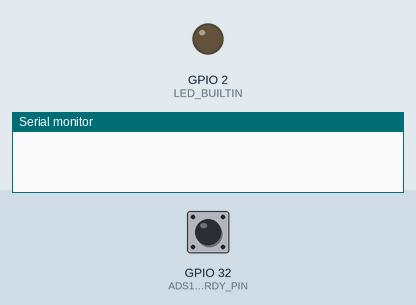
This program was run on a simulated ESP32. Shown: output pins drawn as LEDs (lit = HIGH), the last lines printed to the serial monitor. Dashed ring = blinking. Inputs (shaded band) come from the test bench; at power-on: GPIO 32 (ADS1293_DRDY_PIN) HIGH. Nothing arrives over Bluetooth unless stated; a phone connects over Bluetooth LE 3 s after start; pins used as bus, display or sensor lines are not drawn.

Above: at 0.0 s.
At 2.2 s:
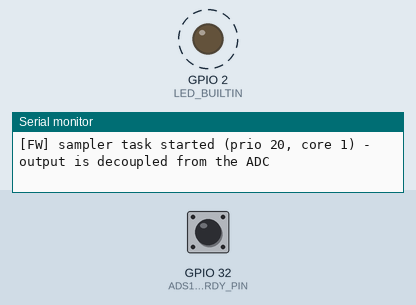
2.3 s: GPIO 32 (ADS1293_DRDY_PIN) pulsed LOW 5 times (0.12 s each, 0.3 s apart)
Timing chart, 0 to 11.5 s (numbered marks = the images above; inputs shaded):
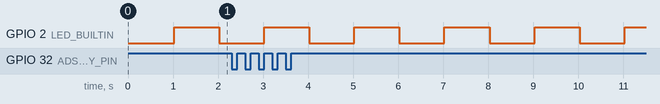

The program:

main.cpp
```cpp
// ============================================================
// CYPHIX production firmware v3 — dual Lead II + dedicated RLD
//
// v2 plus ONE measured channel and ONE BLE characteristic. Everything a v2
// client can see is byte-identical: same device name, same service, same legacy
// characteristic, same 16 x 9 B packets, same Serial/SPP CSV line. A v2 app —
// including every build ever shipped — cannot tell the difference, except that
// the trace is quieter because the RLD finally has its own electrode.
//
//   CH1 Lead I (IN2-IN1) · CH2 Lead II-a (IN3-IN1) · CH3 Lead II-b (IN4-IN1)
//   RLD -> IN6.   See src/ads1293.cpp for the electrode plan and why v3 NEEDS
//   the second cable.
//
// WHY A SECOND CHARACTERISTIC instead of a wider sample on the old one: the web
// client of the day chose its stride with `len-2 >= count*9 ? 9 : 5`, so a
// 13-byte sample would have been read as 9-byte samples and drawn as garbage,
// silently. A new characteristic cannot be misread by anyone: old apps never
// look at it, new apps prefer it and fall back to the legacy one on v2 firmware.
// A client subscribes to ONE of the two; notify() on the other is a no-op.
// ============================================================

#include "main.h"
#include <SPI.h>
#include <BluetoothSerial.h>
#include <BLEDevice.h>
#include <BLEServer.h>
#include <BLEUtils.h>
#include <BLE2902.h>

#define FW_VERSION "3.0.1"

// ============ Bluetooth Classic (SPP) — kept for Python/PC ============
BluetoothSerial SerialBT;
static volatile bool bt_connected = false;

void btCallback(esp_spp_cb_event_t event, esp_spp_cb_param_t *param) {
  if (event == ESP_SPP_SRV_OPEN_EVT) {
    bt_connected = true;
    Serial.println("[BT-SPP] Client connected!");
  } else if (event == ESP_SPP_CLOSE_EVT) {
    bt_connected = false;
    Serial.println("[BT-SPP] Client disconnected!");
  }
}

// ============ BLE GATT ============
#define ECG_SERVICE_UUID    "4fafc201-1fb5-459e-8fcc-c5c9c331914b"
#define ECG_DATA_CHAR_UUID  "beb5483e-36e1-4688-b7f5-ea07361b26a8"  // legacy, FROZEN
#define ECG_DATA3_CHAR_UUID "beb5483f-36e1-4688-b7f5-ea07361b26a8"  // v3: three channels

BLEServer*         pServer   = NULL;
BLECharacteristic* pEcgChar  = NULL;
BLECharacteristic* pEcg3Char = NULL;
static volatile bool ble_connected = false;

// ---- legacy packet: [seq:1][count:1][samples: count x 9] — UNCHANGED from v2 ----
// Each sample: int32_le(LeadI_uV) + int32_le(LeadII_uV) + uint8(LOD)
// 2 + 16x9 = 146 B, inside the 182 B ATT payload of the negotiated MTU 185.
#define BLE_SAMPLES_PER_PACKET 16
static uint8_t  ble_buf[2 + BLE_SAMPLES_PER_PACKET * 9];
static uint8_t  ble_idx = 0;
static uint8_t  ble_seq = 0;

// ---- 3-channel packet: [seq:1][count:1][flags:1][rsv:1][samples: count x 13] ----
// Each sample: int32_le(LeadI) + int32_le(LeadII-a) + int32_le(LeadII-b) + uint8(LOD), uV
// 4 + 12x13 = 160 B — the exact size both playground builds streamed with zero
// sequence gaps at this MTU. 320 Hz / 12 -> one notification every 37.5 ms.
// Mirrors CYPHIX_SHARED/src/ble/protocol.ts (parseEcgPacket3). Change both or neither.
#define BLE3_SAMPLES_PER_PACKET 12
#define BLE3_SAMPLE_BYTES       13
#define BLE3_HEADER_BYTES        4
static uint8_t  ble3_buf[BLE3_HEADER_BYTES + BLE3_SAMPLES_PER_PACKET * BLE3_SAMPLE_BYTES];
static uint8_t  ble3_idx = 0;
static uint8_t  ble3_seq = 0;

#define ECG3_FLAG_ADS_OK          0x01
#define ECG3_FLAG_SAMPLES_MISSED  0x02  // the MCU fell behind the ADC since the last packet
#define ECG3_FLAG_RLD_FAULT       0x08  // RLD rail / common-mode out of range: RLD electrode most likely off
static uint8_t  ble3_flags_sticky = 0;  // per-packet flags, cleared once the packet is sent

class ECGBLECallbacks : public BLEServerCallbacks {
  void onConnect(BLEServer* s) override {
    ble_connected = true;
    ble_idx = 0;
    ble3_idx = 0;
    Serial.println("[BLE] Web client connected!");
    // Allow more connections
    BLEDevice::startAdvertising();
  }
  void onDisconnect(BLEServer* s) override {
    ble_connected = false;
    ble_idx = 0;
    ble3_idx = 0;
    Serial.println("[BLE] Web client disconnected!");
    BLEDevice::startAdvertising();
  }
};

// ============================================================
// ESP32 DSP — Minimal Path (RAW output, all filtering in the apps)
// Fs_in = 1280 Hz (ADS1293: R1=4, R2=5, R3=8)
//
// 1. Median5         — single-sample ADC spike / impulse removal
// 2. Avg Decimate /4 — accumulate 4 samples, output mean → 320 Hz
// 3. Einthoven       — 6-lead derivation (I,II,III,aVR,aVL,aVF), from Lead II-a
//
// The third channel goes through the IDENTICAL median + decimation as the other
// two: the apps fuse II-a and II-b sample by sample, and two copies that had been
// filtered differently would disagree about the heart, not just about the noise.
// ============================================================

// ----- 5-point median filter (spike & impulse removal) -----
// Covers 3.9 ms at 1280 Hz — safe for QRS (80-120 ms wide)
struct MedianState {
  float buf[5] = {0,0,0,0,0};
  uint8_t idx = 0;
};

static MedianState med_ch1, med_ch2, med_ch3;

// ----- ADC to mV conversion -----
static const float ADC_MAX = 0xC35000;
static float convert_to_mv(uint32_t raw) {
  return ((float)raw / ADC_MAX - 0.5f) * 48000.0f / 35.0f;
}

static float median5(float a, float b, float c, float d, float e) {
  // Sort 5 values using sorting network (optimal for 5 elements)
  float t;
  if (a > b) { t=a; a=b; b=t; }
  if (c > d) { t=c; c=d; d=t; }
  if (a > c) { t=a; a=c; c=t; t=b; b=d; d=t; }
  if (b > e) { t=b; b=e; e=t; }
  if (b > c) { t=b; b=c; c=t; }
  if (d > e) { t=d; d=e; e=t; }
  // Median is c
  if (c > d) { c = d; }
  if (b > c) { c = b; }
  return c;
}

static float median_process(MedianState &s, float x) {
  s.buf[s.idx] = x;
  s.idx = (s.idx + 1) % 5;
  return median5(s.buf[0], s.buf[1], s.buf[2], s.buf[3], s.buf[4]);
}

// ----- Averaging decimation (not skip-decimation) -----
// Accumulate DECIM_FACTOR samples, then output average.
// Gives ~6 dB noise reduction vs just picking every Nth sample.
static uint8_t decim_count = 0;
static const uint8_t DECIM_FACTOR = 4;
static float acc_ch1 = 0.0f, acc_ch2 = 0.0f, acc_ch3 = 0.0f;  // accumulators

// ============================================================
// v3.0.1 — SAMPLING IS ITS OWN TASK. Measured on the bench, 2026-09-18:
//
//   no BLE client ............ 320.2 Hz
//   a BLE client subscribed .. 306-309 Hz   <- a 4 % TIME-BASE ERROR
//
// Until now ONE task did everything: wait for DRDY, read the ADC, then format
// the CSV, write Serial + SPP and call setValue()/notify(). The ADS1293 holds
// only its LATEST conversion, so every time the output half ran longer than
// one 1280 Hz period (781 us) a conversion was overwritten before anyone read
// it. Nothing was lost on the radio - `seq` stayed perfect, the trace looked
// clean - the 320 Hz stream simply ran slow, by about one conversion per
// notify() call. Every interval an app measured was short by that fraction and
// every heart rate high by it. v2 has the same flaw at ~1.7 % (one notify per
// 16 samples); v3.0.0 made it 4 % by adding a second characteristic.
//
// Now a high-priority task owns DRDY -> SPI -> median -> decimate and hands
// finished 320 Hz samples to loop() through a queue. loop() can take as long
// as BLE likes; the sampler preempts it. The SPI bus has exactly one user
// after setup() - this task - which is why it is started LAST in setup().
// ============================================================
struct EcgSample {
  float   lead_i, lead_ii, lead_ii_b;  // mV, after median + decimation
  uint8_t lod_raw;                     // ERROR_LOD & 0x0F
  uint8_t misc;                        // ERROR_MISC & (CMOR | RLDRAIL)
  uint8_t missed;                      // a 1280 Hz conversion was lost making this sample
};

static QueueHandle_t  sample_queue = NULL;
static TaskHandle_t   sample_task  = NULL;
static volatile bool  queue_overflowed = false;
static const uint16_t SAMPLE_QUEUE_DEPTH = 128;  // 0.4 s of output stall before anything is dropped

static void SampleTask(void *pvParameters) {
  bool missed = false;
  for (;;) {
    uint32_t pending = ulTaskNotifyTake(pdTRUE, portMAX_DELAY);
    if (pending == 0) continue;
    // More than one pending DRDY: a conversion came and went unread. `seq`
    // cannot show this, so it travels in the packet flags.
    if (pending > 1) missed = true;

    // --- Read raw ADC from ADS1293: CH1, CH2, CH3 in one data-loop burst ---
    byte raw[9];
    ads1293::Read_Data_Stream(raw, 9);

    uint32_t raw1 = ((uint32_t)raw[0] << 16) | ((uint32_t)raw[1] << 8) | (uint32_t)raw[2];
    uint32_t raw2 = ((uint32_t)raw[3] << 16) | ((uint32_t)raw[4] << 8) | (uint32_t)raw[5];
    uint32_t raw3 = ((uint32_t)raw[6] << 16) | ((uint32_t)raw[7] << 8) | (uint32_t)raw[8];

    // --- Convert to mV, median filter (remove single-sample spikes) ---
    float mv1 = median_process(med_ch1, convert_to_mv(raw1));
    float mv2 = median_process(med_ch2, convert_to_mv(raw2));
    float mv3 = median_process(med_ch3, convert_to_mv(raw3));

    // --- Averaging decimation: accumulate, then output mean ---
    acc_ch1 += mv1;
    acc_ch2 += mv2;
    acc_ch3 += mv3;
    decim_count++;
    if (decim_count < DECIM_FACTOR) continue;

    EcgSample s;
    s.lead_i    = acc_ch1 / (float)DECIM_FACTOR;
    s.lead_ii   = acc_ch2 / (float)DECIM_FACTOR;
    s.lead_ii_b = acc_ch3 / (float)DECIM_FACTOR;
    acc_ch1 = 0.0f;
    acc_ch2 = 0.0f;
    acc_ch3 = 0.0f;
    decim_count = 0;

    // The status registers are read HERE, not in loop(): one SPI user, no lock.
    // ERROR_LOD: bit0 = IN1 (RA), bit1 = IN2 (LA), bit2 = IN3 (LL#1), bit3 = IN4 (LL#2)
    s.lod_raw = ads1293::Read_LOD_Status() & 0x0F;
    s.misc    = ads1293::Read_Error_Misc() & (ERROR_MISC_CMOR | ERROR_MISC_RLDRAIL);
    s.missed  = missed ? 1 : 0;
    missed = false;

    // Never block the sampler on the consumer. A full queue means loop() has
    // been stalled for 0.4 s; the sample is dropped and the next packet says so.
    if (xQueueSend(sample_queue, &s, 0) != pdTRUE) queue_overflowed = true;
  }
}

void setup() {
  Serial.begin(256000);
  delay(1000);
  Serial.println("=== ESP32 ADS1293 DSP Starting ===");
  Serial.println("[FW] CYPHIX v" FW_VERSION " - dual Lead II (IN3,IN4 vs IN1) + dedicated RLD on IN6");

  // ── Initialize Bluetooth Classic (SPP) for Python/PC ──
  SerialBT.register_callback(btCallback);
  if (!SerialBT.begin("ESP32_ECG_Monitor")) {
    Serial.println("[BT-SPP] Init FAILED!");
  } else {
    Serial.println("[BT-SPP] OK - Name: ESP32_ECG_Monitor");
  }

  // ── Initialize BLE GATT ──
  BLEDevice::init("BeatAlign ECG");
  BLEDevice::setMTU(185);
  pServer = BLEDevice::createServer();
  pServer->setCallbacks(new ECGBLECallbacks());

  BLEService* pService = pServer->createService(ECG_SERVICE_UUID);
  pEcgChar = pService->createCharacteristic(
    ECG_DATA_CHAR_UUID,
    BLECharacteristic::PROPERTY_NOTIFY | BLECharacteristic::PROPERTY_READ
  );
  pEcgChar->addDescriptor(new BLE2902());
  pEcg3Char = pService->createCharacteristic(
    ECG_DATA3_CHAR_UUID,
    BLECharacteristic::PROPERTY_NOTIFY | BLECharacteristic::PROPERTY_READ
  );
  pEcg3Char->addDescriptor(new BLE2902());
  pService->start();

  BLEAdvertising* pAdv = BLEDevice::getAdvertising();
  pAdv->addServiceUUID(ECG_SERVICE_UUID);
  pAdv->setScanResponse(true);
  pAdv->setMinPreferred(0x06);
  BLEDevice::startAdvertising();
  Serial.println("[BLE] Advertising - Name: BeatAlign ECG");

  ads1293::spi_Init(18, 19, 23, 4);
  Serial.println("SPI Init OK");

  attachInterrupt(digitalPinToInterrupt(ADS1293_DRDY_PIN), DRDYHandler, FALLING);
  Serial.println("Interrupt attached");

  vTaskPrioritySet(NULL, 1);
  loop_task = xTaskGetCurrentTaskHandle();
  xTaskCreate(LEDTask, "LED", 2048, NULL, 4, NULL);

  Serial.print("DRDY Pin: "); Serial.println(ADS1293_DRDY_PIN);
  Serial.print("CS Pin: ");   Serial.println(ADS1293_CSB_PIN);

  ads1293::Init(&is_ads1293_init);
  Serial.print("ADS1293 Init: ");
  Serial.println(is_ads1293_init ? "OK" : "FAIL");

  // Read the electrode plan BACK from the chip: a register that did not take is
  // a wrong lead on the patient's report, and only the chip knows.
  Serial.print("REVID=0x");       Serial.println(ads1293::Reg_Read(REVID), HEX);
  Serial.print("FLEX_CH1_CN=0x"); Serial.println(ads1293::Reg_Read(FLEX_CH1_CN), HEX);
  Serial.print("FLEX_CH2_CN=0x"); Serial.println(ads1293::Reg_Read(FLEX_CH2_CN), HEX);
  Serial.print("FLEX_CH3_CN=0x"); Serial.println(ads1293::Reg_Read(FLEX_CH3_CN), HEX);
  Serial.print("RLD_CN=0x");      Serial.println(ads1293::Reg_Read(RLD_CN), HEX);
  Serial.print("CMDET_EN=0x");    Serial.println(ads1293::Reg_Read(CMDET_EN), HEX);
  Serial.print("LOD_EN=0x");      Serial.println(ads1293::Reg_Read(LOD_EN), HEX);
  Serial.print("AFE_SHDN_CN=0x"); Serial.println(ads1293::Reg_Read(AFE_SHDN_CN), HEX);
  Serial.print("CH_CNFG=0x");     Serial.println(ads1293::Reg_Read(CH_CNFG), HEX);
  Serial.print("ERROR_LOD=0x");   Serial.println(ads1293::Reg_Read(ERROR_LOD), HEX);

  Serial.println("DSP (ESP32): Median5 + AvgDecim/4 -> 320 Hz  |  RAW mV output");
  Serial.println("Output: LeadI,LeadII,LeadIII,aVR,aVL,aVF,LOD (uV)");
  Serial.println("[BLE] legacy char: 16 samples x 9 bytes (int32 uV) @ 20 Hz");
  Serial.println("[BLE] 3-ch char:   12 samples x 13 bytes (int32 uV) @ 26.7 Hz");

  // LAST, on purpose: every Reg_Read above shares the SPI bus, and from here on
  // the sampler is its only user. Same core as loop() (1) so priority alone
  // decides who runs; the Bluetooth stack lives on core 0.
  sample_queue = xQueueCreate(SAMPLE_QUEUE_DEPTH, sizeof(EcgSample));
  xTaskCreatePinnedToCore(SampleTask, "ECG-sample", 4096, NULL, 20, &sample_task, 1);
  Serial.println("[FW] sampler task started (prio 20, core 1) - output is decoupled from the ADC");
}

// ----- once-per-second status line -----
static uint32_t status_counter = 0;
static const uint32_t STATUS_INTERVAL = 320;  // every 320 output samples = ~1 sec

static uint8_t lod_prev = 0xFF;  // Force first print

// RLD fault must persist this long before it is reported: the RLD loop and the
// common-mode detector both swing through their limits for a moment whenever an
// electrode is touched, and a warning that flickers is a warning people ignore.
static const uint16_t RLD_FAULT_SAMPLES = 160;  // 0.5 s at 320 Hz
static uint16_t rld_fault_run = 0;

// loop() is the OUTPUT half only: it never touches the ADC. See SampleTask.
void loop() {
  EcgSample s;
  if (xQueueReceive(sample_queue, &s, pdMS_TO_TICKS(10)) != pdTRUE) return;
  {
    if (s.missed || queue_overflowed) {
      ble3_flags_sticky |= ECG3_FLAG_SAMPLES_MISSED;
      queue_overflowed = false;
    }

    float lead_i    = s.lead_i;
    float lead_ii   = s.lead_ii;
    float lead_ii_b = s.lead_ii_b;

    // --- Lead-Off Detection ---
    // v2 carried a special case here: RLD rode on the LL electrode, so LL coming
    // off broke the RLD loop and made RA and LA report off as well, and the
    // firmware rewrote that pattern to "only LL". With RLD on its own electrode
    // that coupling is gone — each bit now means what it says — so the rewrite is
    // gone too. (When the RLD electrode itself is off the inputs may ALL read
    // off; that case has its own flag below rather than another pattern-guess.)
    byte lod_raw = s.lod_raw;
    byte lod_legacy = lod_raw & 0x07;  // the legacy stream never knew about LL#2

    // --- Right-leg drive health ---
    byte misc = s.misc;
    if (misc) { if (rld_fault_run < 0xFFFF) rld_fault_run++; } else { rld_fault_run = 0; }
    bool rld_fault = rld_fault_run >= RLD_FAULT_SAMPLES;

    // --- Debug: LOD on change, status once per second ---
    status_counter++;
    if (lod_raw != lod_prev) {
      Serial.print("[LOD] raw=0x");
      Serial.print(lod_raw, HEX);
      Serial.print(" -> RA=");
      Serial.print((lod_raw & 0x01) ? "OFF" : "ok");
      Serial.print(" LA=");
      Serial.print((lod_raw & 0x02) ? "OFF" : "ok");
      Serial.print(" LL=");
      Serial.print((lod_raw & 0x04) ? "OFF" : "ok");
      Serial.print(" LL2=");
      Serial.println((lod_raw & 0x08) ? "OFF" : "ok");
      lod_prev = lod_raw;
    }

    // --- Einthoven 6-lead calculation (from Lead II-a, as always) ---
    float lead_iii = lead_ii - lead_i;
    float avr = -(lead_i + lead_ii) / 2.0f;
    float avl = lead_i - lead_ii / 2.0f;
    float avf = lead_ii - lead_i / 2.0f;

    // --- Send as integers (mV * 1000 = microvolts) for precision ---
    int32_t i1  = (int32_t)(lead_i    * 1000.0f);
    int32_t i2  = (int32_t)(lead_ii   * 1000.0f);
    int32_t i2b = (int32_t)(lead_ii_b * 1000.0f);
    int32_t i3  = (int32_t)(lead_iii  * 1000.0f);
    int32_t ir  = (int32_t)(avr       * 1000.0f);
    int32_t il  = (int32_t)(avl       * 1000.0f);
    int32_t ifv = (int32_t)(avf       * 1000.0f);

    if (status_counter >= STATUS_INTERVAL) {
      status_counter = 0;
      // '#' lines are for a human at the monitor; the CSV line below is unchanged
      // from v2, so every existing Python tool keeps parsing it.
      Serial.printf("# v3 IIa=%ld IIb=%ld diff=%ld uV lod=0x%02X misc=0x%02X rld_fault=%d\n",
                    (long)i2, (long)i2b, (long)(i2 - i2b), lod_raw, misc, rld_fault ? 1 : 0);
    }

    // Sample sequence counter — wraps at 2^32.  Python uses this to detect dropped lines.
    static uint32_t sample_count = 0;

    // Build the output string once (avoid multiple slow print calls) — v2 format, untouched
    char out_buf[96];
    int len = snprintf(out_buf, sizeof(out_buf), "%ld,%ld,%ld,%ld,%ld,%ld,%d,%lu\n",
                       i1, i2, i3, ir, il, ifv, lod_legacy, (unsigned long)sample_count++);

    // Send via USB Serial (fast, always)
    Serial.write(out_buf, len);

    // Send via Bluetooth Classic SPP (for Python on PC)
    SerialBT.write((uint8_t*)out_buf, len);

    if (ble_connected) {
      // ── legacy characteristic: byte-identical to v2 ──
      // (ESP32 is little-endian, so memcpy gives the int32_le the client expects.)
      if (pEcgChar) {
        int off = 2 + ble_idx * 9;
        memcpy(&ble_buf[off],     &i1, 4);
        memcpy(&ble_buf[off + 4], &i2, 4);
        ble_buf[off + 8] = (uint8_t)lod_legacy;
        ble_idx++;

        if (ble_idx >= BLE_SAMPLES_PER_PACKET) {
          ble_buf[0] = ble_seq++;
          ble_buf[1] = ble_idx;
          pEcgChar->setValue(ble_buf, 2 + ble_idx * 9);
          pEcgChar->notify();
          ble_idx = 0;
        }
      }

      // ── 3-channel characteristic ──
      if (pEcg3Char) {
        int off = BLE3_HEADER_BYTES + ble3_idx * BLE3_SAMPLE_BYTES;
        memcpy(&ble3_buf[off],     &i1,  4);
        memcpy(&ble3_buf[off + 4], &i2,  4);
        memcpy(&ble3_buf[off + 8], &i2b, 4);
        ble3_buf[off + 12] = (uint8_t)lod_raw;
        ble3_idx++;
        if (rld_fault) ble3_flags_sticky |= ECG3_FLAG_RLD_FAULT;

        if (ble3_idx >= BLE3_SAMPLES_PER_PACKET) {
          ble3_buf[0] = ble3_seq++;
          ble3_buf[1] = ble3_idx;
          ble3_buf[2] = ble3_flags_sticky | (is_ads1293_init ? ECG3_FLAG_ADS_OK : 0);
          ble3_buf[3] = 0;
          pEcg3Char->setValue(ble3_buf, BLE3_HEADER_BYTES + ble3_idx * BLE3_SAMPLE_BYTES);
          pEcg3Char->notify();
          ble3_idx = 0;
          ble3_flags_sticky = 0;
        }
      }
    }
  }
}

void IRAM_ATTR DRDYHandler(void)
{
  // Until the sampler exists (the end of setup) a DRDY has nobody to wake.
  if (!is_ads1293_init || sample_task == NULL) return;
  BaseType_t xHigherPriorityTaskWoken = pdFALSE;
  vTaskNotifyGiveFromISR(sample_task, &xHigherPriorityTaskWoken);
  portYIELD_FROM_ISR();
}

void LEDTask(void *pvParameters) {
  pinMode(LED_BUILTIN, OUTPUT);
  for (;;) {
    digitalWrite(LED_BUILTIN, HIGH);
    vTaskDelay(1000 / portTICK_PERIOD_MS);
    digitalWrite(LED_BUILTIN, LOW);
    vTaskDelay(1000 / portTICK_PERIOD_MS);
  }
  vTaskDelete(NULL);
}

void SerialTask(void *pvParameters) {
  while(true) {
    //only send data when connected
  }
  vTaskDelete(NULL);
}

// v3.0.1 — sampling moved to its own high-priority task + queue: with a BLE client subscribed the single-task loop lost ~1 ADC conversion per notify() and the "320 Hz" stream really ran at 306-309 Hz (measured). Wire formats untouched.
// v3.0.0 — third measured channel (Lead II-b) through the identical median+decimation, 3-channel BLE characteristic (12 x 13 B + flags), RLD health flag, v2's LL-disconnect LOD rewrite removed (RLD no longer rides on LL). Legacy characteristic and Serial/SPP CSV byte-identical to v2.
```

Source omitted: ads1293.h (2502 bytes), main.h (245 bytes), ads1293.cpp (4970 bytes)

Measured:
- by itself, GPIO 2 (LED_BUILTIN): alternates HIGH for 1.0 s and LOW for 1.0 s
